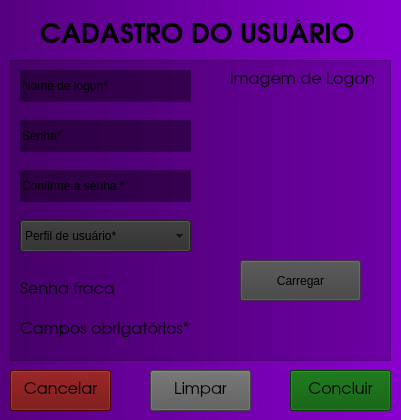
<?xml version="1.0" encoding="UTF-8"?>
<ui version="4.0">
 <class>frmCadastroUsuario</class>
 <widget class="QWidget" name="frmCadastroUsuario">
  <property name="windowModality">
   <enum>Qt::ApplicationModal</enum>
  </property>
  <property name="geometry">
   <rect>
    <x>0</x>
    <y>0</y>
    <width>401</width>
    <height>420</height>
   </rect>
  </property>
  <property name="minimumSize">
   <size>
    <width>401</width>
    <height>420</height>
   </size>
  </property>
  <property name="maximumSize">
   <size>
    <width>401</width>
    <height>420</height>
   </size>
  </property>
  <property name="font">
   <font>
    <weight>50</weight>
    <italic>false</italic>
    <bold>false</bold>
   </font>
  </property>
  <property name="windowTitle">
   <string>Cadastro de Usuário</string>
  </property>
  <property name="styleSheet">
   <string notr="true">#frmCadastroUsuario
{
	
	background-color: qlineargradient(spread:pad, x1:0, y1:0, x2:1, y2:0, stop:0 rgba(85, 0, 127, 255), stop:1 rgba(137, 0, 206, 255));
   font: &quot;URW Gothic L&quot;;
}

#gpbUsuario
{
	background-color: rgba(0, 0, 0, 50);
}

#btnCancelar
{
	background-color: rgb(106, 0, 0);
}

#btnLimpar
{	
	background-color: rgb(89, 89, 89);
}

#btnConcluir
{
	background-color: rgb(0, 85, 0);
}</string>
  </property>
  <widget class="QLabel" name="lblCadastroUsuario">
   <property name="geometry">
    <rect>
     <x>40</x>
     <y>20</y>
     <width>321</width>
     <height>23</height>
    </rect>
   </property>
   <property name="minimumSize">
    <size>
     <width>0</width>
     <height>0</height>
    </size>
   </property>
   <property name="maximumSize">
    <size>
     <width>321</width>
     <height>23</height>
    </size>
   </property>
   <property name="font">
    <font>
     <family>URW Gothic L</family>
     <pointsize>20</pointsize>
     <weight>75</weight>
     <bold>true</bold>
    </font>
   </property>
   <property name="styleSheet">
    <string notr="true"/>
   </property>
   <property name="text">
    <string>CADASTRO DO USUÁRIO</string>
   </property>
  </widget>
  <widget class="QPushButton" name="btnCancelar">
   <property name="geometry">
    <rect>
     <x>10</x>
     <y>370</y>
     <width>101</width>
     <height>41</height>
    </rect>
   </property>
   <property name="minimumSize">
    <size>
     <width>0</width>
     <height>0</height>
    </size>
   </property>
   <property name="maximumSize">
    <size>
     <width>101</width>
     <height>41</height>
    </size>
   </property>
   <property name="font">
    <font>
     <family>URW Gothic L</family>
     <pointsize>12</pointsize>
    </font>
   </property>
   <property name="text">
    <string>Cancelar</string>
   </property>
  </widget>
  <widget class="QPushButton" name="btnConcluir">
   <property name="geometry">
    <rect>
     <x>290</x>
     <y>370</y>
     <width>101</width>
     <height>41</height>
    </rect>
   </property>
   <property name="minimumSize">
    <size>
     <width>0</width>
     <height>0</height>
    </size>
   </property>
   <property name="maximumSize">
    <size>
     <width>101</width>
     <height>41</height>
    </size>
   </property>
   <property name="font">
    <font>
     <family>URW Gothic L</family>
     <pointsize>12</pointsize>
    </font>
   </property>
   <property name="text">
    <string>Concluir</string>
   </property>
   <property name="autoDefault">
    <bool>false</bool>
   </property>
   <property name="default">
    <bool>false</bool>
   </property>
   <property name="flat">
    <bool>false</bool>
   </property>
  </widget>
  <widget class="QPushButton" name="btnLimpar">
   <property name="geometry">
    <rect>
     <x>150</x>
     <y>370</y>
     <width>101</width>
     <height>41</height>
    </rect>
   </property>
   <property name="minimumSize">
    <size>
     <width>0</width>
     <height>0</height>
    </size>
   </property>
   <property name="maximumSize">
    <size>
     <width>101</width>
     <height>41</height>
    </size>
   </property>
   <property name="font">
    <font>
     <family>URW Gothic L</family>
     <pointsize>12</pointsize>
    </font>
   </property>
   <property name="text">
    <string>Limpar</string>
   </property>
  </widget>
  <widget class="QFrame" name="gpbUsuario">
   <property name="geometry">
    <rect>
     <x>10</x>
     <y>60</y>
     <width>381</width>
     <height>301</height>
    </rect>
   </property>
   <property name="minimumSize">
    <size>
     <width>381</width>
     <height>301</height>
    </size>
   </property>
   <property name="maximumSize">
    <size>
     <width>381</width>
     <height>301</height>
    </size>
   </property>
   <property name="styleSheet">
    <string notr="true">.QLabel, .QPlainTextEdit, .QPushButton, .QComboBox, .QRadioButton, .QDateEdit, .QLineEdit
{
	font: 12pt &quot;URW Gothic L&quot;;;
}

QLineEdit
{
	background-color: rgb(0, 0, 0, 100);
}

QComboBox
{	
	background-color: rgb(45, 45, 45);
}

.QPushButton
{	
	background-color: rgb(65, 65, 65, 150);
}</string>
   </property>
   <property name="frameShape">
    <enum>QFrame::StyledPanel</enum>
   </property>
   <property name="frameShadow">
    <enum>QFrame::Raised</enum>
   </property>
   <widget class="QLabel" name="lblCamposObrigatorios">
    <property name="geometry">
     <rect>
      <x>10</x>
      <y>260</y>
      <width>171</width>
      <height>21</height>
     </rect>
    </property>
    <property name="minimumSize">
     <size>
      <width>0</width>
      <height>0</height>
     </size>
    </property>
    <property name="maximumSize">
     <size>
      <width>16777215</width>
      <height>21</height>
     </size>
    </property>
    <property name="font">
     <font>
      <family>URW Gothic L</family>
      <pointsize>12</pointsize>
      <weight>50</weight>
      <italic>false</italic>
      <bold>false</bold>
     </font>
    </property>
    <property name="text">
     <string>Campos obrigatórios*</string>
    </property>
   </widget>
   <widget class="QLineEdit" name="txtNome">
    <property name="geometry">
     <rect>
      <x>10</x>
      <y>10</y>
      <width>171</width>
      <height>32</height>
     </rect>
    </property>
    <property name="maximumSize">
     <size>
      <width>341</width>
      <height>32</height>
     </size>
    </property>
    <property name="autoFillBackground">
     <bool>false</bool>
    </property>
    <property name="text">
     <string>Nome de logon*</string>
    </property>
    <property name="frame">
     <bool>false</bool>
    </property>
    <property name="echoMode">
     <enum>QLineEdit::Normal</enum>
    </property>
   </widget>
   <widget class="QLineEdit" name="txtSenha">
    <property name="geometry">
     <rect>
      <x>10</x>
      <y>60</y>
      <width>171</width>
      <height>32</height>
     </rect>
    </property>
    <property name="maximumSize">
     <size>
      <width>341</width>
      <height>32</height>
     </size>
    </property>
    <property name="autoFillBackground">
     <bool>false</bool>
    </property>
    <property name="text">
     <string>Senha*</string>
    </property>
    <property name="frame">
     <bool>false</bool>
    </property>
    <property name="echoMode">
     <enum>QLineEdit::Normal</enum>
    </property>
   </widget>
   <widget class="QLabel" name="lblIndicadorSenha">
    <property name="enabled">
     <bool>true</bool>
    </property>
    <property name="geometry">
     <rect>
      <x>10</x>
      <y>220</y>
      <width>101</width>
      <height>21</height>
     </rect>
    </property>
    <property name="minimumSize">
     <size>
      <width>0</width>
      <height>0</height>
     </size>
    </property>
    <property name="maximumSize">
     <size>
      <width>16777215</width>
      <height>21</height>
     </size>
    </property>
    <property name="font">
     <font>
      <family>URW Gothic L</family>
      <pointsize>12</pointsize>
      <weight>50</weight>
      <italic>false</italic>
      <bold>false</bold>
     </font>
    </property>
    <property name="text">
     <string>Senha fraca</string>
    </property>
   </widget>
   <widget class="QLabel" name="ptbImagem">
    <property name="geometry">
     <rect>
      <x>230</x>
      <y>50</y>
      <width>121</width>
      <height>121</height>
     </rect>
    </property>
    <property name="minimumSize">
     <size>
      <width>0</width>
      <height>0</height>
     </size>
    </property>
    <property name="maximumSize">
     <size>
      <width>121</width>
      <height>121</height>
     </size>
    </property>
    <property name="font">
     <font>
      <family>URW Gothic L</family>
      <pointsize>12</pointsize>
      <weight>50</weight>
      <italic>false</italic>
      <bold>false</bold>
     </font>
    </property>
    <property name="styleSheet">
     <string notr="true">border-image: url(:/Imagens/Others/Funcionario.png) 0 0 0 0 stretch stretch;</string>
    </property>
    <property name="text">
     <string/>
    </property>
   </widget>
   <widget class="QLabel" name="lblImagem">
    <property name="geometry">
     <rect>
      <x>220</x>
      <y>10</y>
      <width>151</width>
      <height>21</height>
     </rect>
    </property>
    <property name="minimumSize">
     <size>
      <width>0</width>
      <height>0</height>
     </size>
    </property>
    <property name="maximumSize">
     <size>
      <width>16777215</width>
      <height>21</height>
     </size>
    </property>
    <property name="font">
     <font>
      <family>URW Gothic L</family>
      <pointsize>12</pointsize>
      <weight>50</weight>
      <italic>false</italic>
      <bold>false</bold>
     </font>
    </property>
    <property name="text">
     <string>Imagem de Logon</string>
    </property>
   </widget>
   <widget class="QComboBox" name="cmbPerfil">
    <property name="geometry">
     <rect>
      <x>10</x>
      <y>160</y>
      <width>171</width>
      <height>32</height>
     </rect>
    </property>
    <property name="minimumSize">
     <size>
      <width>0</width>
      <height>0</height>
     </size>
    </property>
    <property name="maximumSize">
     <size>
      <width>171</width>
      <height>32</height>
     </size>
    </property>
    <item>
     <property name="text">
      <string>Perfil de usuário*</string>
     </property>
    </item>
    <item>
     <property name="text">
      <string>Administrador</string>
     </property>
    </item>
    <item>
     <property name="text">
      <string>Parcial</string>
     </property>
    </item>
   </widget>
   <widget class="QPushButton" name="btnCarregar">
    <property name="geometry">
     <rect>
      <x>230</x>
      <y>200</y>
      <width>121</width>
      <height>41</height>
     </rect>
    </property>
    <property name="minimumSize">
     <size>
      <width>0</width>
      <height>0</height>
     </size>
    </property>
    <property name="maximumSize">
     <size>
      <width>121</width>
      <height>41</height>
     </size>
    </property>
    <property name="text">
     <string>Carregar</string>
    </property>
   </widget>
   <widget class="QLineEdit" name="txtConfirmeSenha">
    <property name="geometry">
     <rect>
      <x>10</x>
      <y>110</y>
      <width>171</width>
      <height>32</height>
     </rect>
    </property>
    <property name="maximumSize">
     <size>
      <width>341</width>
      <height>32</height>
     </size>
    </property>
    <property name="autoFillBackground">
     <bool>false</bool>
    </property>
    <property name="text">
     <string>Confirme a senha *</string>
    </property>
    <property name="frame">
     <bool>false</bool>
    </property>
    <property name="echoMode">
     <enum>QLineEdit::Normal</enum>
    </property>
   </widget>
  </widget>
 </widget>
 <tabstops>
  <tabstop>txtNome</tabstop>
  <tabstop>txtSenha</tabstop>
  <tabstop>txtConfirmeSenha</tabstop>
  <tabstop>cmbPerfil</tabstop>
  <tabstop>btnCarregar</tabstop>
  <tabstop>btnCancelar</tabstop>
  <tabstop>btnLimpar</tabstop>
  <tabstop>btnConcluir</tabstop>
 </tabstops>
 <resources/>
 <connections/>
</ui>
